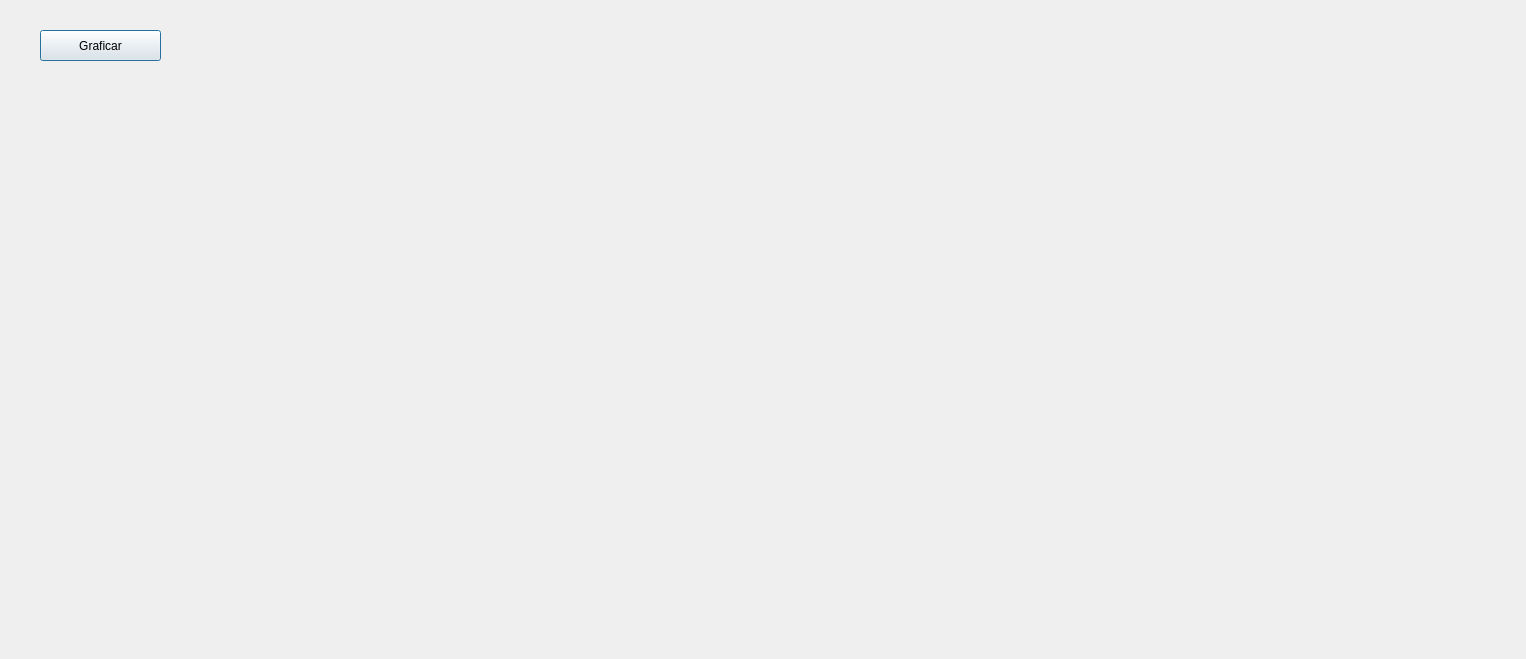
<?xml version="1.0" encoding="UTF-8"?>
<ui version="4.0">
 <class>Dialog</class>
 <widget class="QDialog" name="Dialog">
  <property name="geometry">
   <rect>
    <x>0</x>
    <y>0</y>
    <width>1526</width>
    <height>659</height>
   </rect>
  </property>
  <property name="windowTitle">
   <string>Dialog</string>
  </property>
  <widget class="QWidget" name="campo_grafico3" native="true">
   <property name="geometry">
    <rect>
     <x>40</x>
     <y>70</y>
     <width>691</width>
     <height>571</height>
    </rect>
   </property>
  </widget>
  <widget class="QLabel" name="info_senal_ica">
   <property name="geometry">
    <rect>
     <x>810</x>
     <y>10</y>
     <width>601</width>
     <height>641</height>
    </rect>
   </property>
   <property name="text">
    <string/>
   </property>
  </widget>
  <widget class="QPushButton" name="boton_graficar_ica">
   <property name="geometry">
    <rect>
     <x>40</x>
     <y>30</y>
     <width>121</width>
     <height>31</height>
    </rect>
   </property>
   <property name="text">
    <string>Graficar</string>
   </property>
  </widget>
 </widget>
 <resources/>
 <connections/>
</ui>
